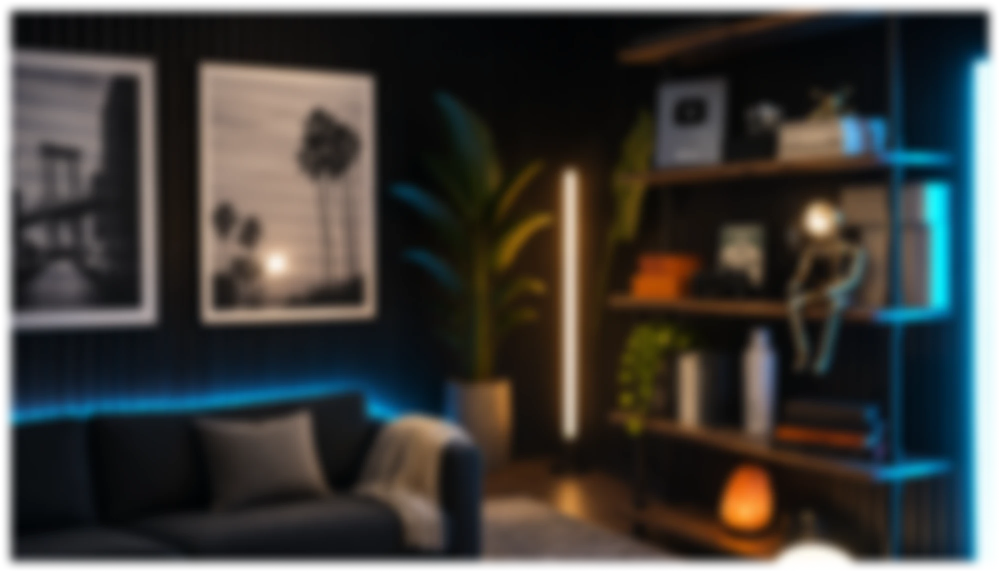
#> input picture edits/ep2-7000-portfolio/pipeline/plate.webp, 2000 x 1145 px (shown at 1/2 size)
$ python -i compose16.py   (imports and definitions only)
#> lines starting #> are read from the running program, lines starting #| are printed output that depends on the picture
"""Episode 2 (YouTube 16:9): ASS text, PNG asides, synthesized SFX, final mix/render at 4K."""
import json, subprocess, sys, os
import numpy as np
from scipy.io import wavfile
from scipy.signal import butter, sosfilt
from PIL import Image, ImageDraw, ImageFont, ImageFilter

work, fonts = sys.argv[1], sys.argv[2]
OUT = sys.argv[3]
# [1 line not run here, left out]
# [1 line that did not run here, left out]
off, t = {}, 0.0
# [2 lines not run here, left out]
TOTAL = t


def T(cid, word=None, k=0):
    """Output time of clip start, or of the k-th occurrence of a word inside the clip."""
    if word is None: return off[cid]
    hits = [tt for w, tt in W[cid]["words"] if w.lower().strip(",.:") == word]
    return off[cid] + hits[k]

def END(cid): return off[cid] + W[cid]["dur"]

# ---------------------------------------------------------------- ASS text
def ts(x):
    x = max(0, x); h = int(x // 3600); m = int(x % 3600 // 60); s = x % 60
    return f"{h}:{m:02d}:{s:05.2f}"

SOFT = r"\bord3\3c&H000000&\3a&HA0&\shad0\blur10"
ass = ["[Script Info]", "ScriptType: v4.00+", "ScaledBorderAndShadow: yes", "PlayResX: 1920", "PlayResY: 1080", "WrapStyle: 2", "",
       "[V4+ Styles]",
       "Format: Name, Fontname, Fontsize, PrimaryColour, SecondaryColour, OutlineColour, BackColour, Bold, Italic, Underline, StrikeOut, ScaleX, ScaleY, Spacing, Angle, BorderStyle, Outline, Shadow, Alignment, MarginL, MarginR, MarginV, Encoding",
       "Style: Title,Instrument Serif,66,&H00FFFFFF,&H00FFFFFF,&H00000000,&H00000000,0,0,0,0,100,100,-1,0,1,0,0,8,40,40,0,1",
       "Style: Note,Coming Soon,32,&H00FFFFFF,&H00FFFFFF,&H00000000,&H00000000,0,0,0,0,100,100,0,0,1,0,0,8,40,40,0,1",
       "Style: Tag,Homemade Apple,40,&H00FFFFFF,&H00FFFFFF,&H00000000,&H00000000,0,0,0,0,100,100,0,0,1,0,0,5,0,0,0,1",
       "Style: Cap,Instrument Serif,50,&H00FFFFFF,&H00FFFFFF,&H00000000,&H00000000,0,0,0,0,100,100,0,0,1,0,0,5,0,0,0,1",
       "", "[Events]", "Format: Layer, Start, End, Style, Name, MarginL, MarginR, MarginV, Effect, Text"]
typing = []  # times of typewriter keystrokes (for tick SFX)

def ev(t0, t1, style, text, layer=0):
    ass.append(f"Dialogue: {layer},{ts(t0)},{ts(t1)},{style},,0,0,0,,{text}")

def typewriter(t0, t1, style, text, pos, cps=26, extra=""):
    """Letter-by-letter reveal; hidden remainder keeps the final (centred) layout fixed."""
    stops = [i for i in range(1, len(text) + 1) if not text[i - 1].isspace()]
    starts = [t0 + k / cps for k in range(len(stops))]
    for k, i in enumerate(stops):
        a = starts[k]; b = starts[k + 1] if k + 1 < len(stops) else t1
        shown = text[:i].replace("\n", r"\N"); hidden = text[i:].replace("\n", r"\N")
        txt = f"{{\\pos({pos[0]},{pos[1]}){SOFT}{extra}}}{shown}" + (f"{{\\alpha&HFF&}}{hidden}" if hidden else "")
        ev(a, b, style, txt)
        typing.append(a)


def note(t0, t1, text, pos, size=32, rot=0):
    ev(t0, t1, "Note", f"{{\\pos({pos[0]},{pos[1]}){SOFT}\\fs{size}\\frz{rot}}}{text}")

# Section titles: right-hand column over the shelves (the face is centred), typewriter, persist per section
CX, TY, NY = 1560, 250, 340
# [17 lines not run here, left out]
# on-screen text (titles, notes, tag) is off unless TEXT=1
if os.environ.get("TEXT") != "1": ass = [l for l in ass if not l.startswith("Dialogue:")]
# [1 line not run here, left out]

# ---------------------------------------------------------------- PNG overlays
K = 2  # overlays are drawn natively at 4K (2160x3840); layout coordinates stay in 1080x1920 units
k = lambda v: int(round(v * K))
F = lambda name, size: ImageFont.truetype(name, size)
SERIF = f"{fonts}/InstrumentSerif-Regular.ttf"; HAND = f"{fonts}/ComingSoon-Regular.ttf"
def find_font(stem):
    out = subprocess.run(["fc-match", "-f", "%{file}", stem], capture_output=True, text=True).stdout
    return out
# [1 line that did not run here, left out]
EMOJI = "/usr/share/fonts/truetype/noto/NotoColorEmoji.ttf"

def emoji(ch, h):
    f = ImageFont.truetype(EMOJI, 109)
    im = Image.new("RGBA", (160, 160)); ImageDraw.Draw(im).text((10, 10), ch, font=f, embedded_color=True)
    im = im.crop(im.getbbox()); return im.resize((int(im.width * h / im.height), h), Image.LANCZOS)

def soft_shadow(im, r=8, a=90):
    sh = Image.new("RGBA", (im.width + 4 * r, im.height + 4 * r))
    alpha = Image.new("L", sh.size); alpha.paste(im.getchannel("A").point(lambda v: v * a // 255), (2 * r, 2 * r + 3))
    sh.putalpha(alpha.filter(ImageFilter.GaussianBlur(r))); sh.paste(im, (2 * r, 2 * r), im); return sh


def hand_line(text, emo, size=40):
    f = F(HAND, size); w = int(f.getlength(text)); e = emoji(emo, int(size * 1.0))
    im = Image.new("RGBA", (w + e.width + k(14), int(size * 1.6)))
    ImageDraw.Draw(im).text((0, 0), text, font=f, fill="white"); im.paste(e, (w + k(12), int(size * 0.12)), e)
    return soft_shadow(im, k(6), 110)

def rrect(size, r, fill):
    im = Image.new("RGBA", size); ImageDraw.Draw(im).rounded_rectangle((0, 0, size[0] - 1, size[1] - 1), r, fill=fill); return im

overlays = []  # (png, x, y, t0, t1)
def add(name, im, x, y, t0, t1, anchor="tl"):
    p = f"{work}/ov_{name}.png"; im.save(p)
    x, y = x * K, y * K  # layout units are 1920x1080
    if anchor == "tc": x = x - im.width // 2
    overlays.append((p, int(x), int(y), t0, t1))

# aside on the reveal ("no.")
# [1 line not run here, left out]

# ---------------------------------------------------------------- SFX (synthesized to match the reference palette)
SR = 48000
rng = np.random.default_rng(7)
def db(x): return 10 ** (x / 20)
def norm_peak(x, peak_db): return x / (np.abs(x).max() + 1e-9) * db(peak_db)
def bp(x, lo, hi): return sosfilt(butter(2, [lo, hi], "bandpass", fs=SR, output="sos"), x)

def sfx_boom():
    n = int(1.0 * SR); tt = np.arange(n) / SR
    f = 110 * (42 / 110) ** (tt / 1.0); ph = 2 * np.pi * np.cumsum(f) / SR
    hit = np.sin(ph) * np.exp(-tt / 0.32) * np.minimum(1, tt / 0.015)
    out = []
    for ch in range(2):
        nz = rng.standard_normal(n); env = np.exp(-((tt - 0.22) / 0.16) ** 2)
        wh = sum(bp(nz, lo, lo * 2.2) * np.exp(-((tt - c) / 0.12) ** 2) for lo, c in [(400, .10), (900, .2), (1800, .28), (700, .4)])
        out.append(hit * 1.0 + wh * 0.6 * (1 + 0.1 * ch))
    return norm_peak(np.stack(out, 1), -10)

def sfx_pop():
    n = int(0.18 * SR); tt = np.arange(n) / SR
    f = 600 + 120 * np.minimum(1, tt / 0.1); ph = 2 * np.pi * np.cumsum(f) / SR
    env = np.sin(np.pi * np.minimum(tt / 0.2, 1)) ** 2 * np.exp(-np.maximum(0, tt - 0.1) / 0.03)
    x = np.sin(ph) * env + 0.25 * np.sin(2 * ph) * env
    return norm_peak(np.stack([x, x * 0.92], 1), -30)

def sfx_ding():
    n = int(0.4 * SR); tt = np.arange(n) / SR; f0 = 2400
    x = sum(a * np.sin(2 * np.pi * f0 * r * tt) * np.exp(-tt / d) for r, a, d in [(1, 1, .14), (2.0, .3, .08), (2.76, .2, .06), (5.4, .07, .03)])
    x *= np.minimum(1, tt / 0.002)
    return norm_peak(np.stack([x, np.roll(x, 24)], 1), -21)

def sfx_swish():
    n = int(0.2 * SR); tt = np.arange(n) / SR; env = np.sin(np.pi * tt / 0.2) ** 2
    nz = rng.standard_normal(n); x = bp(nz, 2500, 11000) * env; pan = tt / 0.2
    return norm_peak(np.stack([x * (1 - 0.6 * pan), x * (0.4 + 0.6 * pan)], 1), -24)

def sfx_tick():
    n = int(0.012 * SR); tt = np.arange(n) / SR; x = bp(rng.standard_normal(n), 2000, 9000) * np.exp(-tt / 0.002)
    return norm_peak(np.stack([x, x], 1), -50)

LIB = {"boom": sfx_boom(), "pop": sfx_pop(), "ding": sfx_ding(), "swish": sfx_swish(), "tick": sfx_tick()}
PRE = {"pop": 0.09, "ding": 0.0, "swish": 0.05, "boom": 0.0, "tick": 0.0}  # align peak to the visual frame
cues = [("boom", 0.0)]
# [5 lines not run here, left out]
if os.environ.get("SFX") != "1": cues = []  # voice only unless SFX=1
mix = np.zeros((int((TOTAL + 1.5) * SR), 2))
# [4 lines not run here, left out]

# ---------------------------------------------------------------- final render
if os.environ.get("TEXT") != "1": overlays = []
inputs = ["-i", f"{work}/cut.mov", "-i", f"{work}/sfx.wav"]
# [1 line not run here, left out]
chain = "[0:v]"; fc = []
# [12 lines not run here, left out]

>>> from PIL import Image
>>> picture = Image.open('plate.webp')
#> picture is the input picture: PIL image 2000x1145 RGBA; mean R, G, B, A 52.2, 52.1, 49.4, 239.9
>>> result = soft_shadow(picture)
#> in soft_shadow, `sh = Image.new("RGBA", (im.width + 4 * r, im.height + 4 * r))`: sh: PIL image 2032x1177 RGBA; every value is 0
#> in soft_shadow, `alpha = Image.new('L', sh.size)`: alpha: PIL image 2032x1177 L; every value is 0
#> in soft_shadow, `alpha.paste(im.getchannel('A').point(lambda v: v * a // 255), (2 * r, `:
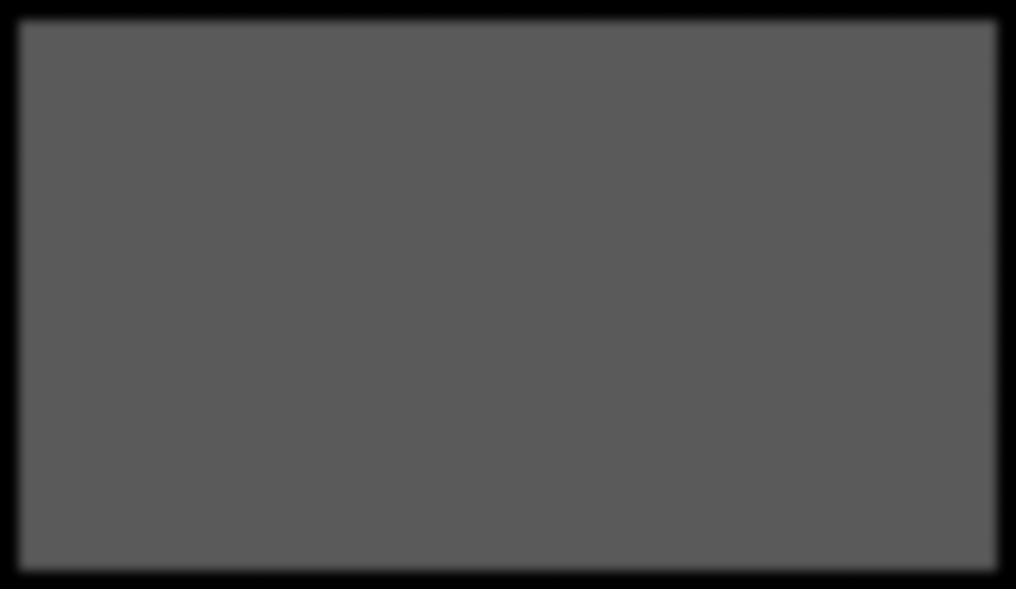
#> alpha: PIL image 2032x1177 L (shown at 1/2 size); min 0, max 90, mean 81
#> in soft_shadow, `sh.putalpha(alpha.filter(ImageFilter.GaussianBlur(r)))`:
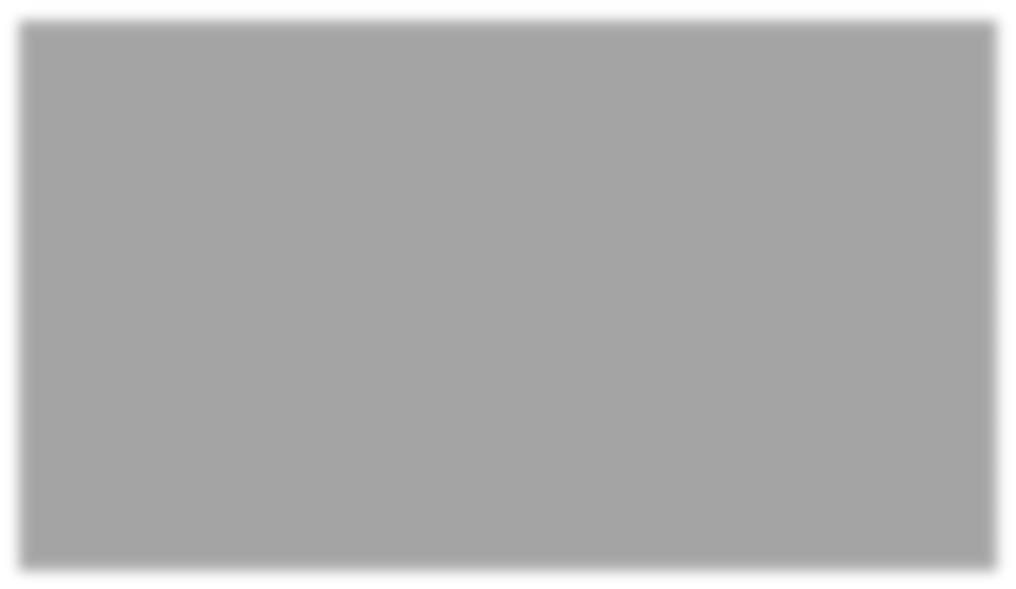
#> sh: PIL image 2032x1177 RGBA (shown at 1/2 size); mean R, G, B, A 0, 0, 0, 81; transparent parts drawn white
#> in soft_shadow, `sh.paste(im, (2 * r, 2 * r), im)`:
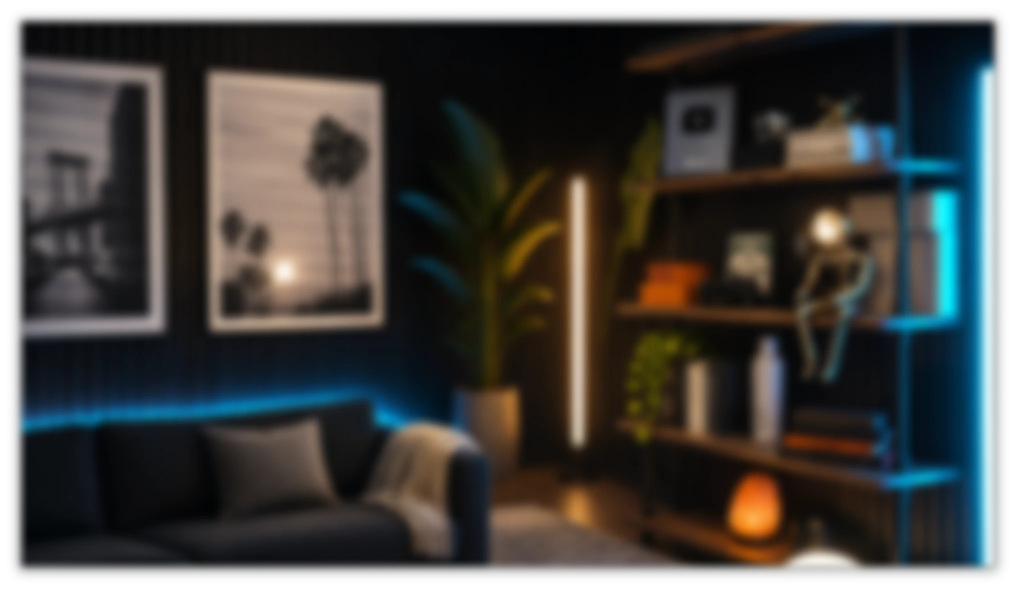
#> sh: PIL image 2032x1177 RGBA (shown at 1/2 size); mean R, G, B, A 47, 46.3, 43.5, 227.7; transparent parts drawn white
